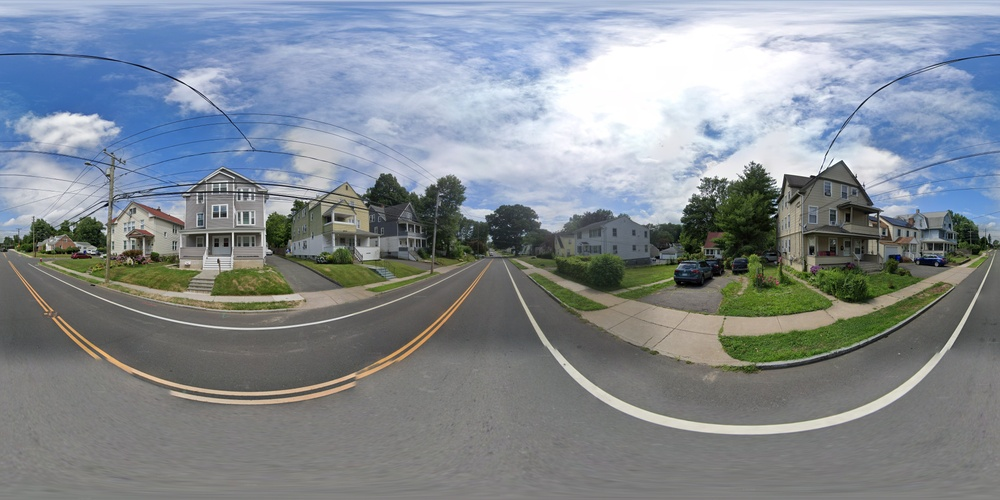
#> input picture images/oakwood/oakwood0.jpg, 1000 x 500 px, shrunk from 8192 x 4096 before the run, given in place of oakwood5.jpg, which was not available
$ jupyter execute --allow-errors r.ipynb
#> lines starting #> are read from the running program, lines starting #| are printed output that depends on the picture
#> further down, image is the input picture: shape (500, 1000, 3); mean B, G, R 145.9, 139.1, 131.4
#> `shifted_image = np.roll(image, width // 2, axis=1)`:
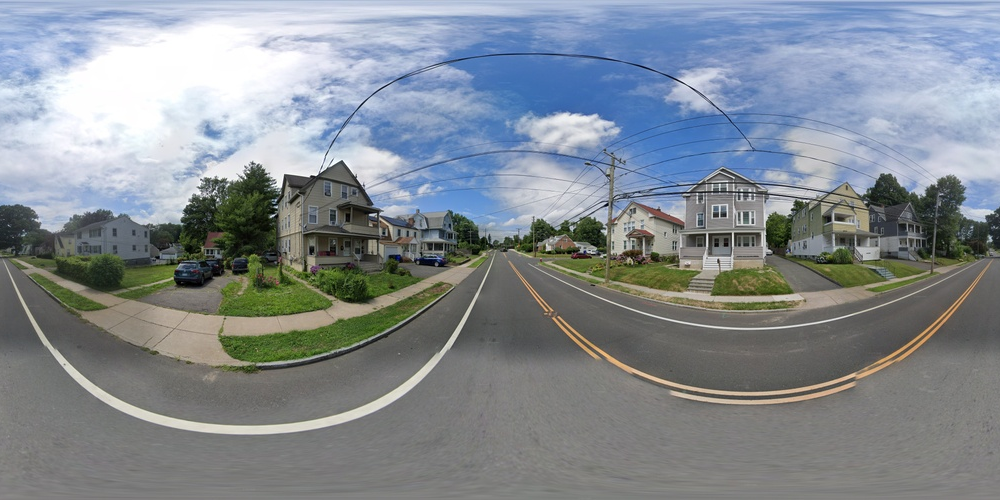
#> shifted_image: shape (500, 1000, 3); mean B, G, R 145.9, 139.1, 131.4
#> pass 2 of the loop `for i in range(5,9):`:
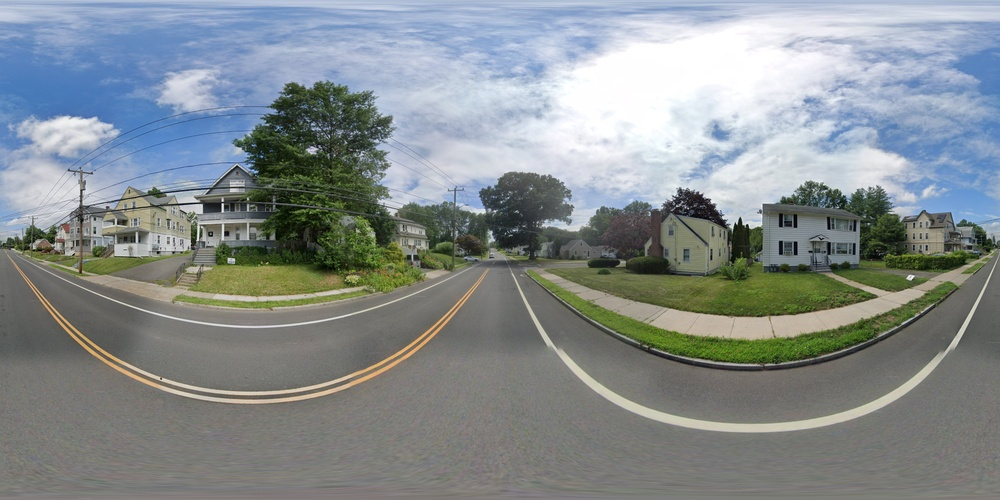
#> input picture images/oakwood/oakwood1.jpg, 1000 x 500 px, shrunk from 8192 x 4096 before the run, given in place of oakwood6.jpg, which was not available
#> image is the input picture: shape (500, 1000, 3); mean B, G, R 143.2, 141.3, 134
#> `shifted_image = np.roll(image, width // 2, axis=1)`:
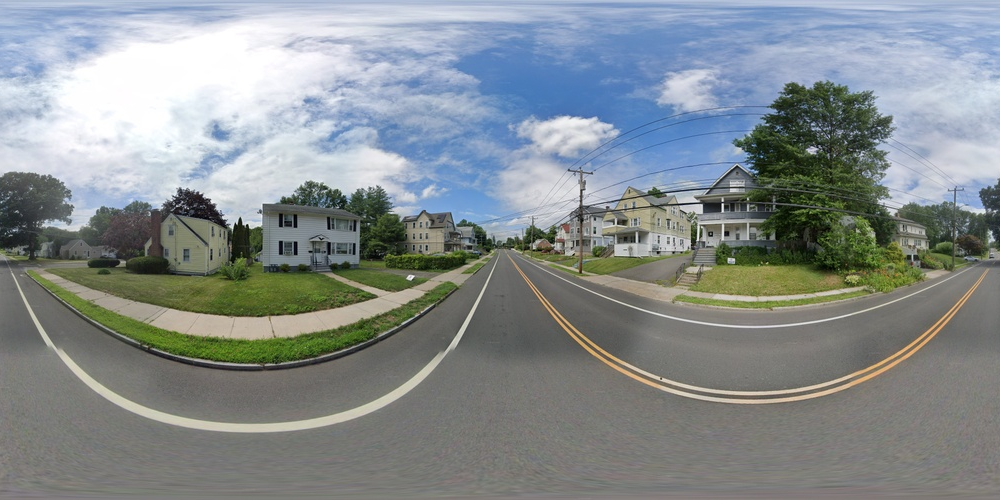
#> shifted_image: shape (500, 1000, 3); mean B, G, R 143.2, 141.3, 134
[cell 1]
import cv2
import numpy as np

#> (a cell that did not finish here is left out)
